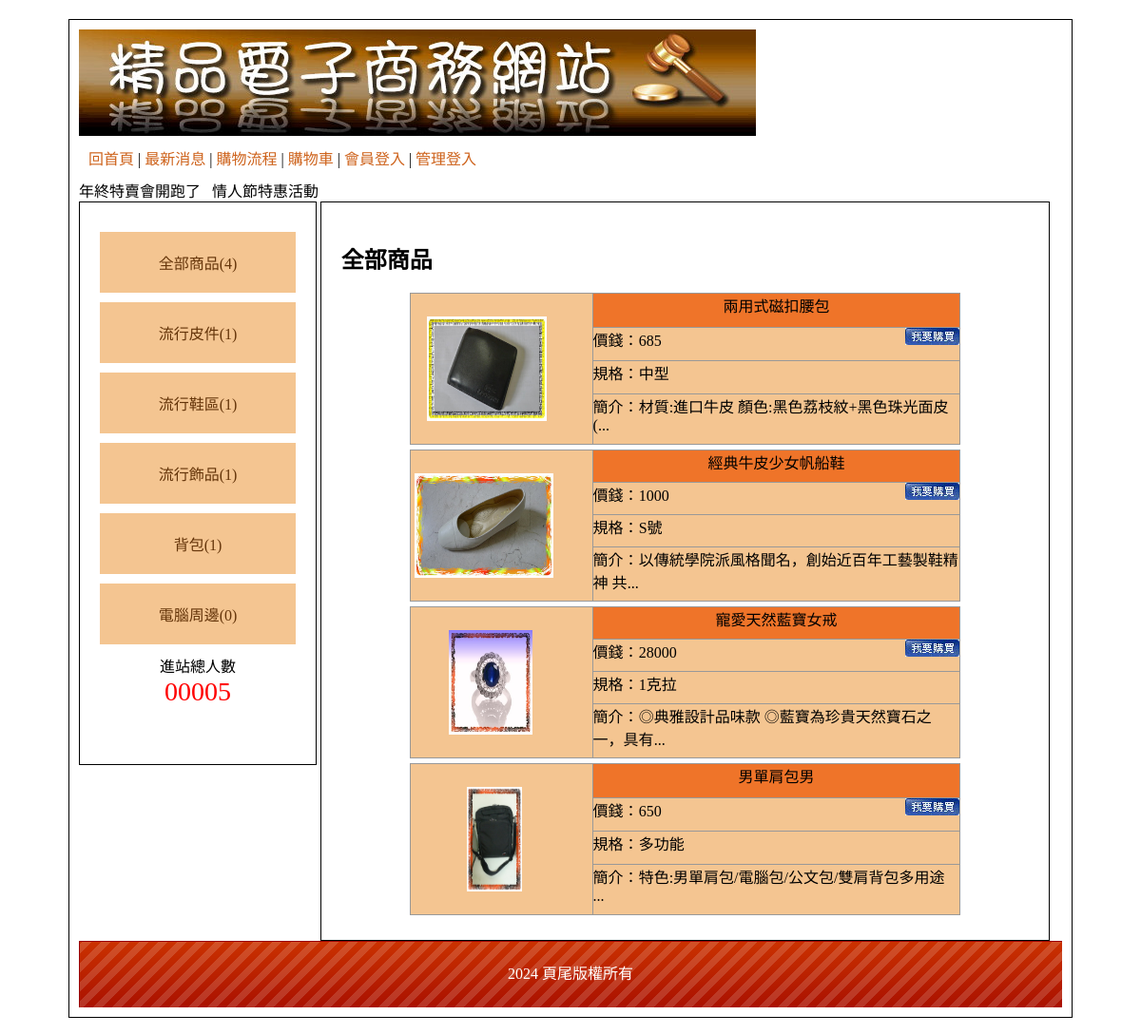
The page / on the database its author committed.
### tables this page shows
CREATE TABLE `type` (
  `id` int(10) UNSIGNED NOT NULL,
  `name` text NOT NULL,
  `big_id` int(10) UNSIGNED NOT NULL
);

CREATE TABLE `goods` (
  `id` int(10) UNSIGNED NOT NULL,
  `no` text NOT NULL,
  `name` text NOT NULL,
  `price` int(11) NOT NULL,
  `spec` text NOT NULL,
  `stock` int(11) NOT NULL,
  `img` text NOT NULL,
  `intro` text NOT NULL,
  `big` int(10) NOT NULL,
  `mid` int(10) NOT NULL,
  `sh` int(1) NOT NULL
);

CREATE TABLE `bottom` (
  `id` int(10) UNSIGNED NOT NULL,
  `bottom` text NOT NULL
);

### api/db.php (called while the page is built, shortened)
<?php
class DB
{
    protected $dsn = "mysql:host=localhost;charset=utf8;dbname=db03";
    protected $pdo;
    protected $table;
    public function __construct($table)
    {
        $this->table = $table;
        $this->pdo = new PDO($this->dsn, 'root', '');
    }
    function all($where = '', $other = '')
    {
        $sql = "select * from `$this->table` ";
        $sql = $this->sql_all($sql, $where, $other);
        return $this->pdo->query($sql)->fetchAll(PDO::FETCH_ASSOC);
    }
    function count($where = '', $other = '')
    {
        $sql = "select count(*) from `$this->table` ";
        $sql = $this->sql_all($sql, $where, $other);
        return $this->pdo->query($sql)->fetchColumn();
    }
    function find($id)
    {
        $sql = "select * from `$this->table` ";
        if (is_array($id)) {
            $tmp = $this->a2s($id);
            $sql .= " where " . join(" && ", $tmp);
        } else if (is_numeric($id)) {
            $sql .= " where `id`='$id'";
        }
        $row = $this->pdo->query($sql)->fetch(PDO::FETCH_ASSOC);
        return $row;
    }
    private function a2s($array)
    {
        foreach ($array as $col => $value) {
            $tmp[] = "`$col`='$value'";
        }
        return $tmp;
    }
    private function sql_all($sql, $array, $other)
    {
        if (isset($this->table) && !empty($this->table)) {
            if (is_array($array)) {
                if (!empty($array)) {
                    $tmp = $this->a2s($array);
                    $sql .= " where " . join(" && ", $tmp);
                }
            } else {
                $sql .= " $array";
            }
            $sql .= $other;
            return $sql;
        }
    }
}
$Bottom = new DB('bottom');
$Type = new DB('type');
$Goods = new DB('goods');
?>

### index.php (the view, shortened to what this page needs)
<?php include_once './api/db.php'; ?>
<!DOCTYPE html PUBLIC "-//W3C//DTD XHTML 1.0 Transitional//EN" "http://www.w3.org/TR/xhtml1/DTD/xhtml1-transitional.dtd">
<html xmlns="http://www.w3.org/1999/xhtml">
<head>
    <link href="./css/css.css" rel="stylesheet" type="text/css">
</head>
<body>
    <div id="main">
        <div id="top">
            <a href="?">
                <img src="./icon/0416.jpg">
            </a>
            <div style="padding:10px;">
                <a href="?">回首頁</a> |
                <a href="?do=news">最新消息</a> |
                <a href="?do=look">購物流程</a> |
                <a href="?do=buycart">購物車</a> |
                <?php
                if (isset($_SESSION['mem'])) {
                ?>
                    <a href="./api/logout.php">登出</a> |
                <?php
                } else {
                ?>
                    <a href="?do=login">會員登入</a> |
                <?php
                }
                ?>
                <?php
                if (isset($_SESSION['admin'])) {
                ?>
                    <a href="back.php">返回管理</a>
                <?php
                } else {
                ?>
                    <a href="?do=admin">管理登入</a>
                <?php
                }
                ?>
            </div>
            <marquee>
                年終特賣會開跑了 &nbsp; 情人節特惠活動 &nbsp;
            </marquee>
        </div>
        <div id="left" class="ct">
            <div style="min-height:400px;">
                <a href='?type=0'>全部商品(<?= $Goods->count(['sh' => 1]); ?>)</a>
                <?php
                $bigs = $Type->all(['big_id' => 0]);
                foreach ($bigs as $big) {
                ?>
                    <div class="ww">
                        <a href="?type=<?=$big['id']; ?>"><?= $big['name']; ?>(<?= $Goods->count(['sh' => 1, 'big' => $big['id']]); ?>)</a>
                    </div>
                <?php
                }
                ?>
            </div>
            <span>
                <div>進站總人數</div>
                <div style="color:#f00; font-size:28px;">
                    00005 </div>
            </span>
        </div>
        <div id="right">
            <?php
            $do = $_GET['do'] ?? 'main';
            $file = "./front/{$do}.php";
            if (file_exists($file)) {
                include $file;
            } else {
                include "./front/main.php";
            }
            ?>
        </div>
        <div id="bottom" style="line-height:70px;background:url(icon/bot.png); color:#FFF;" class="ct">
            <?= $Bottom->find(1)['bottom']; ?></div>
    </div>
</body>
</html>

### front/main.php (shortened to what this page needs)
<?php
$type = $_GET['type'] ?? 0;
$nav = '';
$goods = null;
if ($type == 0) {
    $nav = "全部商品";
    $goods = $Goods->all(['sh' => 1]);
}
?>
<h2><?= $nav; ?></h2>
<?php
foreach ($goods as $good) {
?>
    <div class="item">
        <div class="img">
            <a href="?do=detail&id=<?= $good['id']; ?>">
                <img src="./img/<?= $good['img']; ?>" style="width:80%;height:110px">
            </a>
        </div>
        <div class="info">
            <div class="ct tt"><?= $good['name']; ?></div>
            <div>
                價錢：<?= $good['price']; ?>
                <img src="./icon/0402.jpg" style="float:right" onclick="location.href='?do=buycart&id=<?= $good['id']; ?>&qt=1'">
            </div>
            <div>規格：<?= $good['spec']; ?></div>
            <div>簡介：<?= mb_substr($good['intro'], 0, 25); ?>...</div>
        </div>
    </div>
<?php
}
?>

### css/css.css (style rules this page uses)
body { font-family: "微軟正黑體"; }
#main { width: 1034px; padding: 10px; margin: 20px auto 20px auto; border: #000 solid 1px; min-height: 768px; }
#top a { color: #CE631C; text-decoration: none; }
#left { display: inline-block; width: 20%; padding: 2%; min-height: 550px; vertical-align: top; border: #000 1px solid; }
#left a { display: block; padding: 20px 5px 20px 5px; text-decoration: none; background: #F4C591; margin: 10px auto 10px auto; color: #65350A; }
.ct { text-align: center; }
#right { display: inline-block; width: 70%; padding: 2%; min-height: 550px; border: #000 1px solid; }
#bottom { height: 70px; background: url(../icon/bot.png); background-size: cover; }
.tt { background: #EF7429; }

### front/main.php (style rules this page uses)
.item { width: 80%; height: 160px; background-color: #f4c591; margin: 5px auto; display: flex; }
.item .img { width: 33%; display: flex; justify-content: center; align-items: center; border: 1px solid #999; }
.item .info { width: 67%; display: flex; flex-direction: column; }
.info div { border: 1px solid #999; border-left: 0px; border-top: 0px; flex-grow: 1; }
.info div:nth-child(1) { border-top: 1px solid #999; }

### rows shown on the page
type: name "流行皮件", id "1"
type: name "流行鞋區", count "1"
type: name "流行飾品", count "1"
type: name "背包", count "1"
type: name "電腦周邊", count "0"
goods: img (picture), name "兩用式磁扣腰包", price "685", spec "中型", intro "材質:進口牛皮 顏色:黑色荔枝紋+黑色珠光面皮("
goods: img (picture), name "經典牛皮少女帆船鞋", price "1000", spec "S號", intro "以傳統學院派風格聞名，創始近百年工藝製鞋精神 共"
goods: img (picture), name "寵愛天然藍寶女戒", price "28000", spec "1克拉", intro "◎典雅設計品味款 ◎藍寶為珍貴天然寶石之一，具有"
goods: img (picture), name "男單肩包男", price "650", spec "多功能", intro "特色:男單肩包/電腦包/公文包/雙肩背包多用途"
bottom: bottom "2024 頁尾版權所有"

### other values the page prints
$Goods->count(['sh' => 1]) "4"
$nav "全部商品"
